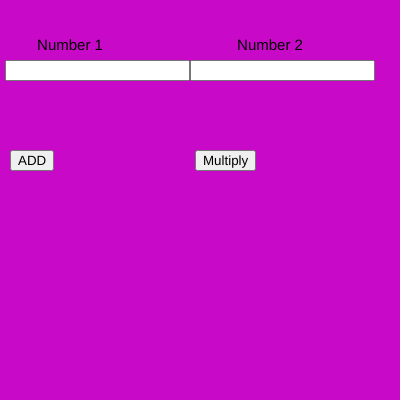
Frame 1 (no input)
Frame 60 (no input): identical to frame 1, image omitted
Frame 120 (the mouse pressed at the canvas centre since frame 60): identical to frame 1, image omitted

The p5.js sketch that drew this single still picture (run headless with seeded random() and noise() and a simulated clock; from frame 60 on, the mouse is pressed at the canvas centre):

// p5.js sketch
// ── sketch.js
var n1,n2;
var b1,b2,b3,b4;

function setup() {
  
  createCanvas(400, 400);
  
  num1 = createInput();
  num1.position(5, 60);
  
  num2 = createInput();
  num2.position(190,60);

  b1 = createButton("ADD");
  b1.position(10, 150);
  b1.mousePressed(add);
  
  b2 = createButton("Multiply");
  b2.position(195,150);
  b2.mousePressed(multiply);

  textAlign(CENTER);
  textSize(15);
}

function draw() {
  background(200,10,200);
  text("Number 1",70,50);
  text("Number 2",270,50);
  n1 = parseInt(num1.value());
  n2 = parseInt(num2.value());

}

function add(){
  console.log(n1+n2)
}
function multiply(){
  console.log(n1*n2)
}
